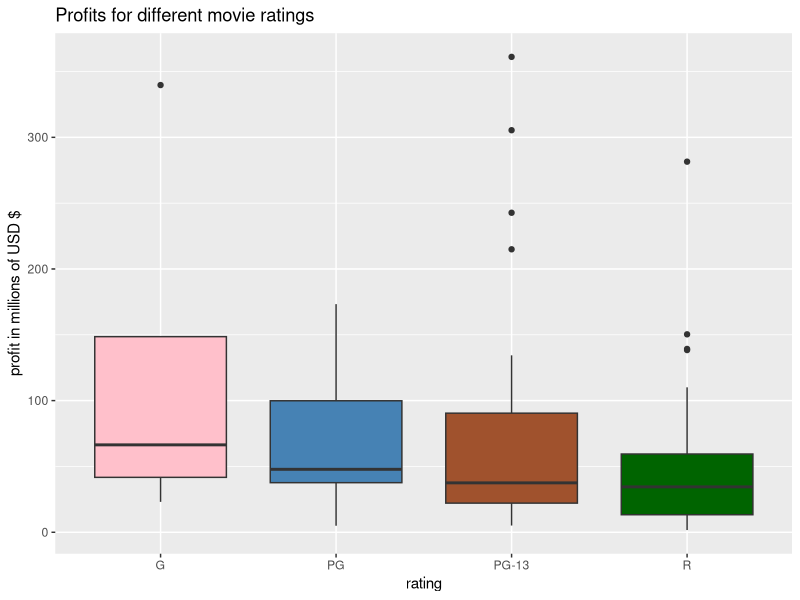
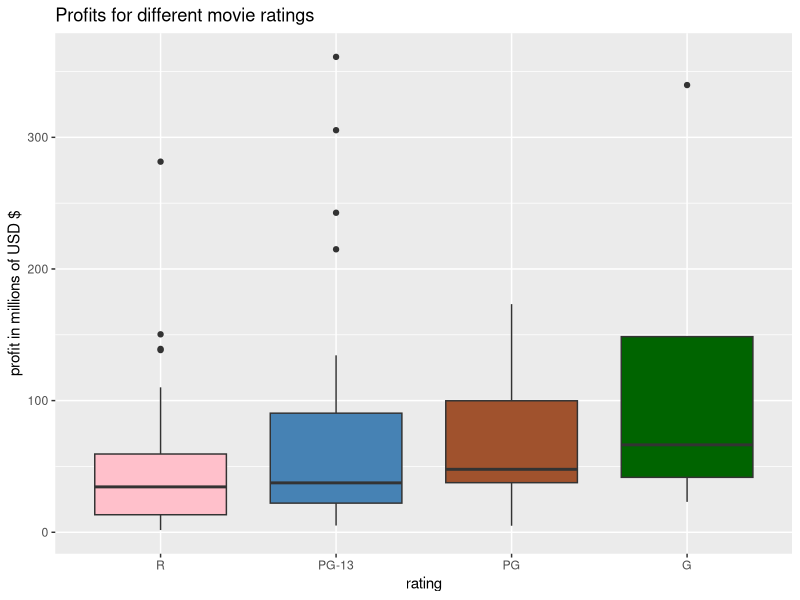
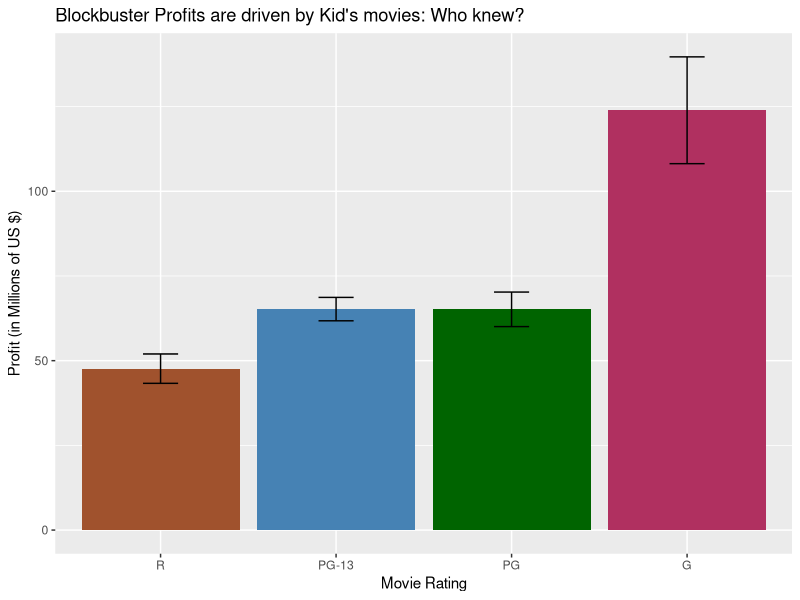

Source code (R) for these figures, in order:
## ---- chunk 1
library(dplyr)
library(ggplot2)
library(readr)
## ---- chunk 2
movies.df <- read_csv("movies.csv")
## ---- chunk 3
sum(is.na(movies.df))
## ---- chunk 4
movies.df %>% 
  summarize(mean_profit = mean(millions))
## ---- chunk 5
movies.df %>% 
  summarize(mean_profit = mean(millions, na.rm = T))
## ---- chunk 6
movies.df <- movies.df %>%
  filter(!is.na(millions))
## ---- chunk 7
movies.df <- movies.df %>%
  mutate(over200 = as.factor(over200))
## ---- chunk 8
movies.df <- movies.df %>%
  mutate(log10_mill = log10(millions)) 
## ---- chunk 9
movies.df <- movies.df %>%
  mutate(log10_mill = log10(millions)) %>%
  mutate(log10_mill = round(log10_mill, 2))
## ---- chunk 10
movies.df %>% 
    group_by(rating) %>% 
    tally()
## ---- chunk 11
movies.df %>%
  distinct(type)
## ---- chunk 12
movies.df <- movies.df %>%
  mutate(typcat =  recode_factor(type, 
                                 "action" = "act_adv",
                                 "adventure" = "act_adv",
                                 "horror" = "scary", 
                                 "suspense" = "scary",
                                 "drama" = "serious",
                                 "western" = "serious", 
                                 "documentary" = "serious",
                                 "rom comedy" = "funny",
                                 "comedy" = "funny", 
                                 "animated" = "funny",
                                 "musical" = "funny",
                                 "fantasy" = "sci_fantasy", 
                                 "sci-fi" = "sci_fantasy"))

## ---- chunk 13
movies.df %>% 
  group_by(typcat) %>% 
  tally()
## ---- chunk 14
library(ggplot2)
ggplot(data = movies.df, aes(x = rating, y = millions)) + 
  geom_boxplot(fill = c("pink", "steelblue", "sienna", "darkgreen")) + 
  labs(x = "rating", y = "profit in millions of USD $", 
       title = "Profits for different movie ratings")
## ---- chunk 15
movies.df <- movies.df %>%
  mutate(rating =  factor(rating, levels = c("R", "PG-13", "PG", "G")))
## ---- chunk 16
library(ggplot2)
ggplot(data = movies.df, aes(x = rating, y = millions)) + 
 geom_boxplot(fill = c("pink", "steelblue", "sienna", "darkgreen")) + 
  labs(x = "rating", y = "profit in millions of USD $", 
       title = "Profits for different movie ratings")
## ---- chunk 17
movies.df <- movies.df %>% 
  mutate(big_money = as.factor(millions > 100))

## ---- chunk 18
glimpse(movies.df)
## ---- chunk 19
movies.df %>% 
  group_by(big_money) %>% 
  tally()
## ---- chunk 20
movies.df <- movies.df %>% 
          mutate(scorecat = cut(score, 
                                breaks = c(0,40,60,80,100),
                                labels=c("bad","so-so","good","great")
                                
                                ) # this closes the cut parentheses
                 ) # this closes the mutate parentheses
## ---- chunk 21
movies.df %>% 
  group_by(rating) %>%
  summarize("Average Rating Score" = mean(score), 
            "Sample Size" = n()) 
## ---- chunk 22
library(knitr)
movies.df %>% 
  group_by(rating) %>%
  summarize("Average Rating Score" = mean(score), 
            "Sample Size" = n()) %>%
  kable(digits = 2)
## ---- chunk 23
sum_stats <- movies.df %>% 
  group_by(rating) %>%
  summarize(mean_s = mean(millions), 
            n = n(), 
            sd_s = sd(score), 
            se = sd_s/sqrt(n), 
            upper_ci = mean_s - (1.96*se), 
            lower_ci = mean_s + (1.96*se))

ggplot(data = sum_stats, aes(x = rating, y = mean_s)) + 
  geom_bar(stat = "identity", 
           fill = c("sienna", "steelblue", "darkgreen", "maroon")) + 
  geom_errorbar(aes(ymin = lower_ci, 
                      ymax = upper_ci), 
                      width = 0.2) + 
  labs(x = "Movie Rating", y = "Profit (in Millions of US $)", 
       title = "Blockbuster Profits are driven by Kid's movies: Who knew?")
## ---- chunk 24
glimpse(movies.df)
